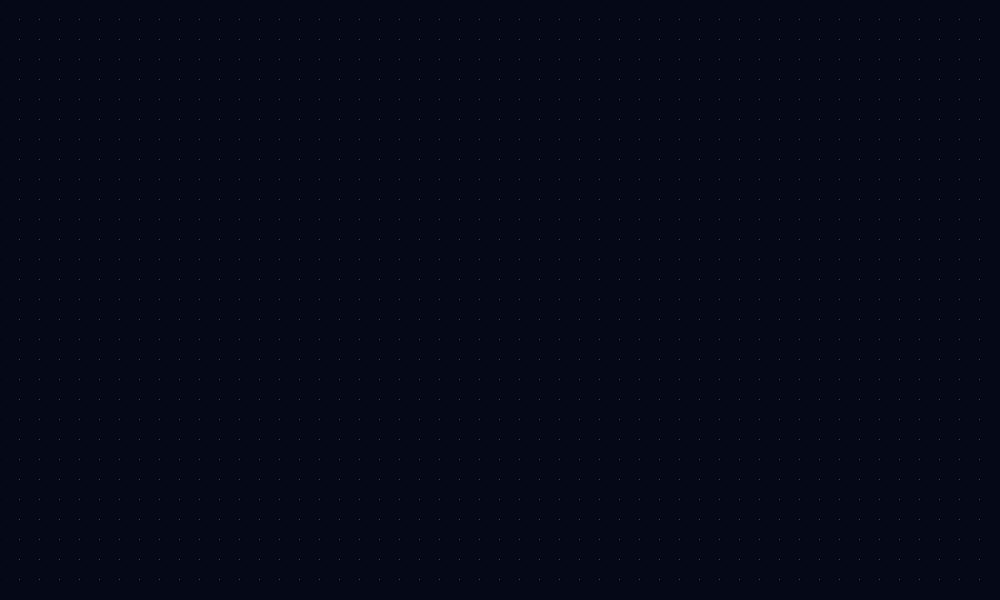
Frame 1 (no input)
Frame 60 (the mouse pressed at the canvas centre just before this capture): identical to frame 1, image omitted
Frame 120 (the mouse held since frame 60 and released just before this capture): identical to frame 1, image omitted

The Processing sketch that drew this single still picture (run headless with seeded random() and noise(); from frame 60 on, the mouse is pressed at the canvas centre):

// Processing sketch: assignment_pde
// ── assignment_pde.pde
void setup()
{
  size(1000, 600);
}

void draw()
{
  background(#050817);
  float x, y;
  float r = 1.75;
  for( x = 0; x < width; x += 20)
  {
    for(y = 0; y <height; y += 20)
    {
       fill(255);
       ellipse(x, y, r, r);
     }
   }
}
